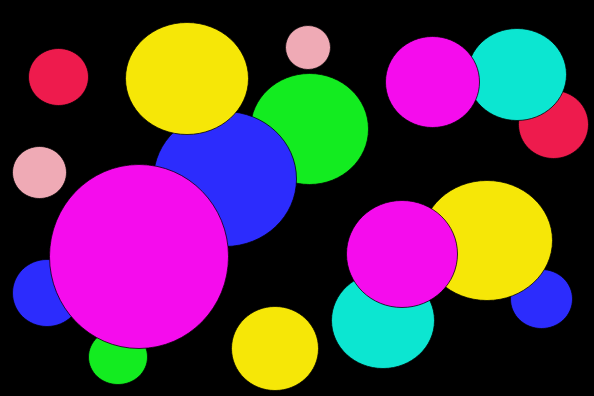
#> input picture Mixels Competition/PI Detector/Q2_5.png, 594 x 396 px
$ python shaastra3.py
#> lines starting #> are read from the running program, lines starting #| are printed output that depends on the picture
import cv2
import numpy as np
import cv2.cv as cv
imga = cv2.imread('Q2_5.png',0)
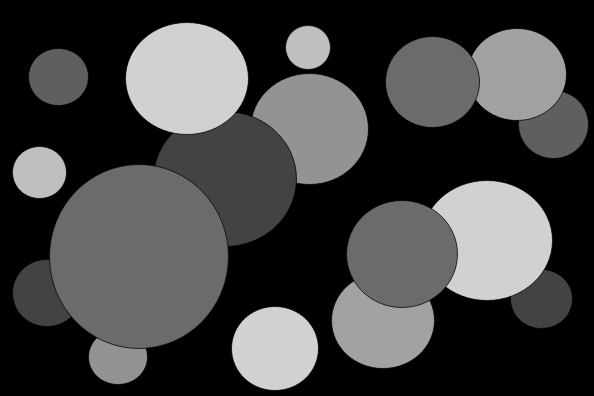
#> imga: shape (396, 594); min 0, max 209, mean 67.4
img = cv2.medianBlur(imga,5)
#img=cv2.bilateralFilter(img,9,75,75)
cimg = cv2.cvtColor(img,cv2.COLOR_GRAY2BGR)
circles = cv2.HoughCircles(img,cv.CV_HOUGH_GRADIENT,1.2,100,
param1=50,param2=20,minRadius=0,maxRadius=0)
#> circles = 17 rows, first 8: [135, 256.2, 92.28], [400.2, 253.8, 53.52], [229.8, 178.2, 65.88], [186.6, 84.6, 62.52], [432.6, 82.2, 46.68], [275.4, 348.6, 42.6], [552.6, 124.2, 33.96], [39, 172.2, 26.52]
circles = np.uint16(np.around(circles))
#> circles = 17 rows, first 8: [135, 256, 92], [400, 254, 54], [230, 178, 66], [187, 85, 63], [433, 82, 47], [275, 349, 43], [553, 124, 34], [39, 172, 27]
for i in circles[0,:]:
# draw the outer circle
    cv2.circle(cimg,(i[0],i[1]),i[2],(0,255,0),2)
    # draw the center of the circle
    cv2.circle(cimg,(i[0],i[1]),2,(0,0,255),3)
#> this loop made 17 passes
#> i on passes 1 to 12: [135, 256, 92], [400, 254, 54], [230, 178, 66], [187, 85, 63], [433, 82, 47], [275, 349, 43], [553, 124, 34], [39, 172, 27], [542, 298, 30], [307, 47, 22], [491, 208, 91], [58, 73, 32]
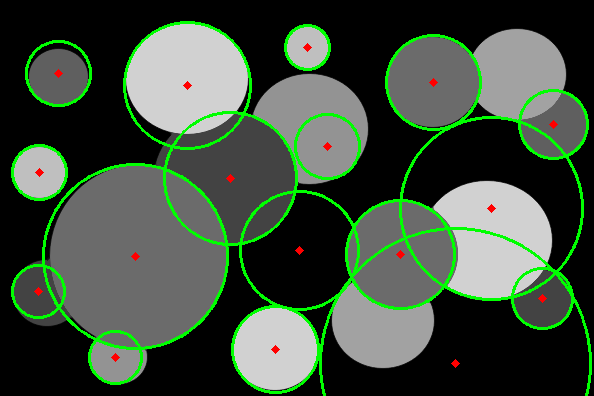
#> cimg: shape (396, 594, 3); mean B, G, R 62.9, 79.1, 63.6

cv2.imshow('detected circles',cimg)
cv2.waitKey(0)
cv2.destroyAllWindows()

$ run again, with Mixels Competition/PI Detector/Q2_1.png copied over Mixels Competition/PI Detector/Q2_5.png
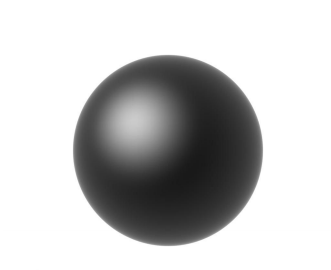
#> input picture Mixels Competition/PI Detector/Q2_1.png, 331 x 270 px
#> imga is the input picture: shape (270, 331); min 25, max 255, mean 197.5
#> `circles = cv2.HoughCircles(img,cv.CV_HOUGH_GRADIENT,1.2,100, param1=50..`: circles = [[167.4, 148.2, 94.32]]
#> `circles = np.uint16(np.around(circles))`: circles = [[167, 148, 94]]
#> the loop `for i in circles[0,:]:` made 1 pass
#> after the loop `for i in circles[0,:]:`:
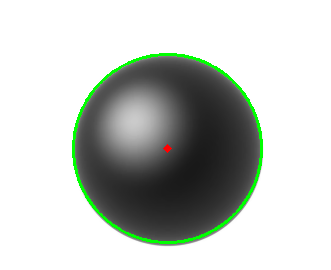
#> cimg: shape (270, 331, 3); mean B, G, R 194.5, 199.5, 194.6

$ run again, with Mixels Competition/PI Detector/Q2_2.png copied over Mixels Competition/PI Detector/Q2_5.png
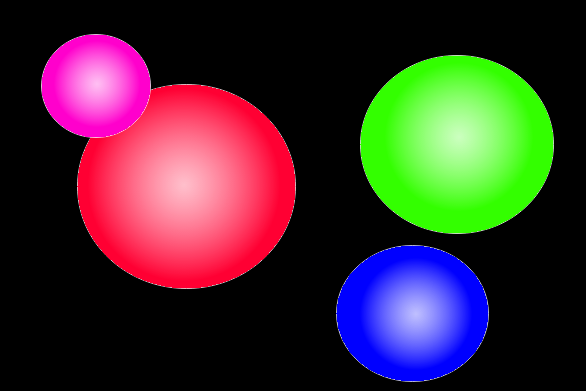
#> input picture Mixels Competition/PI Detector/Q2_2.png, 586 x 391 px
#> `imga = cv2.imread('Q2_5.png',0)`:
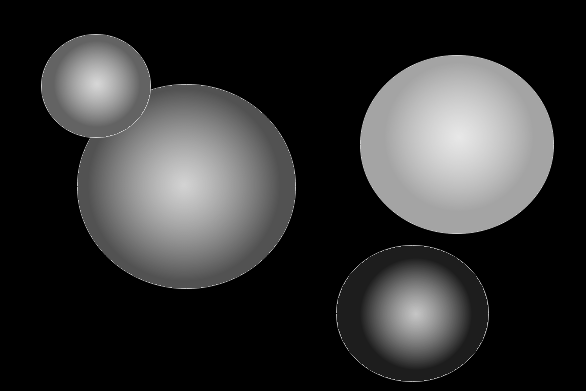
#> imga: shape (391, 586); min 0, max 232, mean 50.4
#> `circles = cv2.HoughCircles(img,cv.CV_HOUGH_GRADIENT,1.2,100, param1=50..`: circles = [[186.6, 175.8, 113.2], [447, 144.6, 87.12], [420.6, 313.8, 67.56], [90.6, 85.8, 50.4]]
#> `circles = np.uint16(np.around(circles))`: circles = [[187, 176, 113], [447, 145, 87], [421, 314, 68], [91, 86, 50]]
#> the loop `for i in circles[0,:]:` made 4 passes
#> after the loop `for i in circles[0,:]:`:
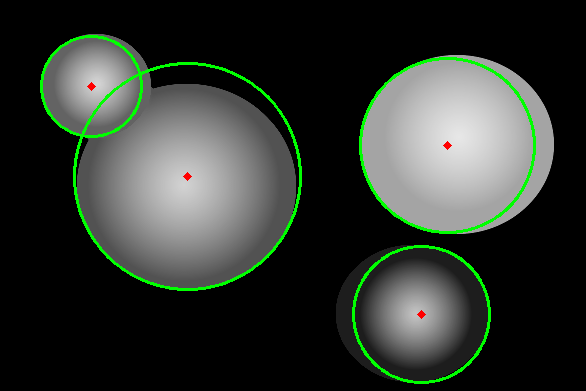
#> cimg: shape (391, 586, 3); mean B, G, R 48.2, 54.9, 48.4
